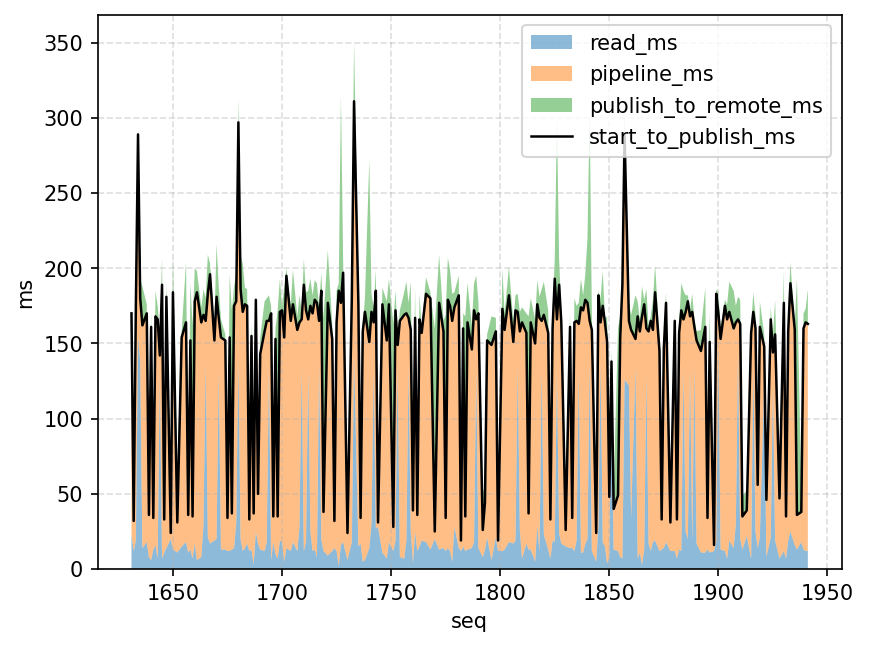
#> input picture camera_latency.png, 869 x 647 px
$ python render_oled_sequence.py --in-dir ../.. --out-dir out
#> lines starting #> are read from the running program, lines starting #| are printed output that depends on the picture; after the words box and inside, x2 and y2 are one past the last pixel; in counts of white or black regions, pixels touching at a corner belong together
### src/dmc_ai_mobility/core/oled_bitmap.py
from __future__ import annotations

from pathlib import Path
from typing import Optional


def mono1_buf_len(width: int, height: int) -> int:
    if width <= 0 or height <= 0:
        raise ValueError("width/height must be > 0")
    if height % 8 != 0:
        raise ValueError("height must be a multiple of 8 for SSD1306 mono1 buffer")
    return (width * height) // 8


# [6 lines left out: function load_mono1_buffer, not called in this run]


def _require_pillow() -> tuple[object, object]:
    try:
        from PIL import Image, ImageOps  # type: ignore
    except Exception as e:  # pragma: no cover
        raise RuntimeError("pillow is required for image->mono1 conversion (pip install pillow)") from e
    return Image, ImageOps


def image_path_to_mono1_buffer(
    path: Path,
    *,
    width: int,
    height: int,
    invert: bool = False,
) -> bytes:
    """
    Convert an image file (png/jpg/pbm/...) into SSD1306 mono1 buffer bytes.

    The buffer layout follows SSD1306 "page" order:
      - index = x + page*width where page = y//8
      - bit = y%8 (LSB is the top pixel within the 8-pixel page)
    """
#> called with width = 128, height = 32, invert = False
    Image, ImageOps = _require_pillow()
    img = Image.open(path)
#> img is the input picture: PIL image 869x647 RGBA; mean R, G, B, A 219.8, 212.8, 204.4, 255
    img = img.convert("L")
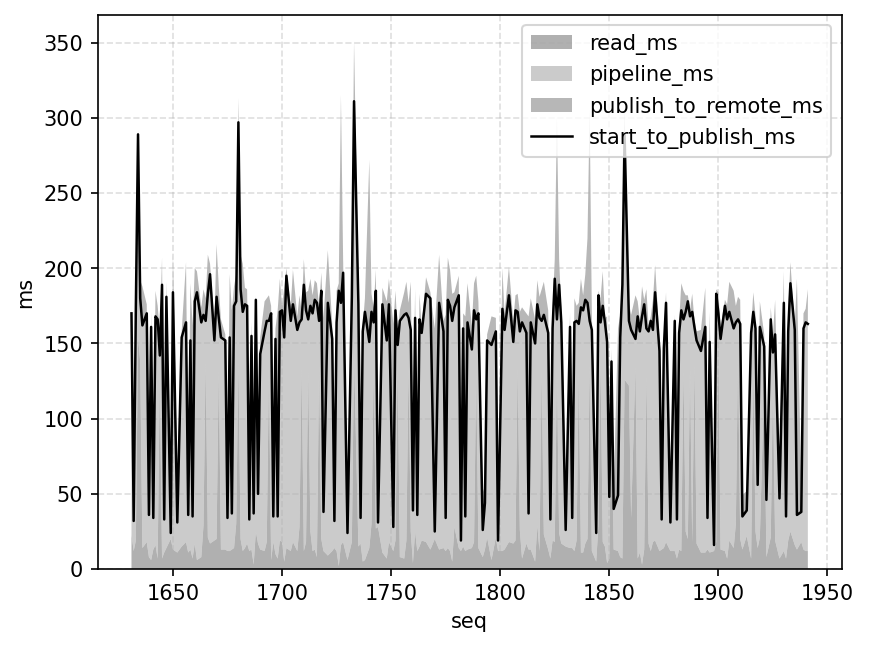
#> img: PIL image 869x647 L; min 0, max 255, mean 214
    if invert:
        img = ImageOps.invert(img)
    img = img.resize((int(width), int(height)), Image.Resampling.LANCZOS)
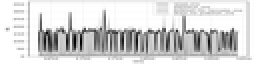
#> img: PIL image 128x32 L (shown 2 times larger); min 0, max 255, mean 213.1
    img = img.convert("1")  # 1-bit
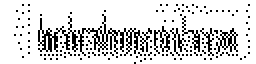
#> img: PIL image 128x32 1 (shown 2 times larger); 83.9% white; black in thin lines or dots, all inside (x1, y1, x2, y2) = (7, 2, 125, 32)
    return pil_image_to_mono1_buffer(img, width=width, height=height)


def pil_image_to_mono1_buffer(img: object, *, width: int, height: int) -> bytes:
#> called with width = 128, height = 32
    Image, _ = _require_pillow()
    if not isinstance(img, Image.Image):  # pragma: no cover
        raise TypeError("img must be a PIL.Image.Image")

    if img.size != (width, height):
        img = img.resize((int(width), int(height)), Image.Resampling.NEAREST)
    if img.mode != "1":
        img = img.convert("1")

    expected = mono1_buf_len(width, height)
    buf = bytearray(expected)
    px = img.load()
    for y in range(height):
        page = y // 8
        bit = y % 8
        base = page * width
        for x in range(width):
            if px[x, y]:
                buf[base + x] |= 1 << bit
    return bytes(buf)


# [29 lines left out: functions mono1_buffer_to_pil_image, load_oled_asset_mono1, not called in this run]

### tools/oled_preview/render_oled_sequence.py
#!/usr/bin/env python3
from __future__ import annotations

import argparse
import sys
from pathlib import Path

ROOT = Path(__file__).resolve().parents[2]
sys.path.insert(0, str(ROOT / "src"))

from dmc_ai_mobility.core.oled_bitmap import image_path_to_mono1_buffer  # noqa: E402


def _parse_args(argv: list[str] | None = None) -> argparse.Namespace:
    parser = argparse.ArgumentParser(description="Convert an image sequence into OLED mono1 .bin frames.")
    parser.add_argument("--in-dir", type=Path, required=True, help="Input directory with images (png/jpg/...)")
    parser.add_argument("--out-dir", type=Path, required=True, help="Output directory for .bin frames")
    parser.add_argument("--width", type=int, default=128)
    parser.add_argument("--height", type=int, default=32)
    parser.add_argument("--invert", action="store_true", help="Invert input images before conversion")
    parser.add_argument(
        "--pattern",
        type=str,
        default="*",
        help="Glob pattern for input images (default: *)",
    )
    return parser.parse_args(argv)


def main(argv: list[str] | None = None) -> int:
    args = _parse_args(argv)
    if not args.in_dir.exists():
        raise SystemExit(f"input dir not found: {args.in_dir}")
    if not args.in_dir.is_dir():
        raise SystemExit(f"input dir is not a directory: {args.in_dir}")

    inputs = sorted(p for p in args.in_dir.glob(args.pattern) if p.is_file())
    if not inputs:
        raise SystemExit(f"no input files found in {args.in_dir} with pattern {args.pattern!r}")

    args.out_dir.mkdir(parents=True, exist_ok=True)

    for idx, path in enumerate(inputs):
        buf = image_path_to_mono1_buffer(
            path,
            width=int(args.width),
            height=int(args.height),
            invert=bool(args.invert),
        )
        out_path = args.out_dir / f"frame_{idx:03d}.bin"
        out_path.write_bytes(buf)
#> pass 2 of the loop in main, `for idx, path in enumerate(inputs):`:
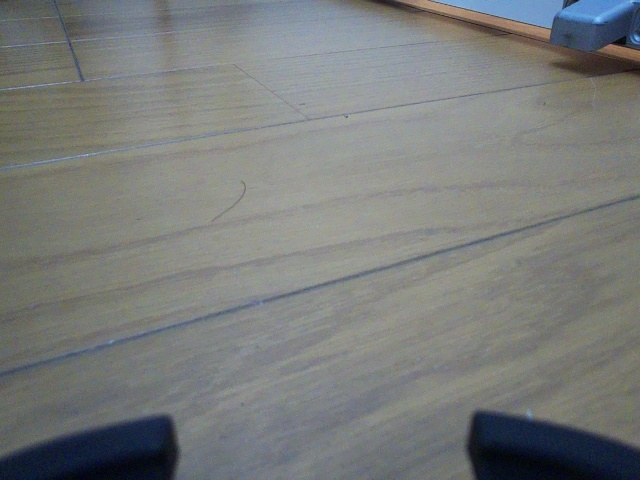
#> input picture test_capture.jpg, 640 x 480 px
#> in image_path_to_mono1_buffer, img is the input picture: PIL image 640x480 RGB; mean R, G, B 121.1, 123.7, 122.4
#> in image_path_to_mono1_buffer (call 2), `img = img.resize((int(width), int(height)), Image.Resampling.LANCZOS)`:
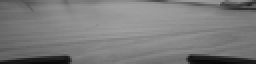
#> img: PIL image 128x32 L (shown 2 times larger); min 8, max 160, mean 122.8
#> in image_path_to_mono1_buffer (call 2), `img = img.convert("1")`:
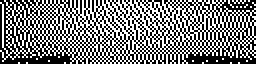
#> img: PIL image 128x32 1 (shown 2 times larger); 47.9% white in thin lines or dots
    print(f"wrote {len(inputs)} frames to {args.out_dir}")
    return 0


if __name__ == "__main__":
    raise SystemExit(main())
#> (the program exits here)
